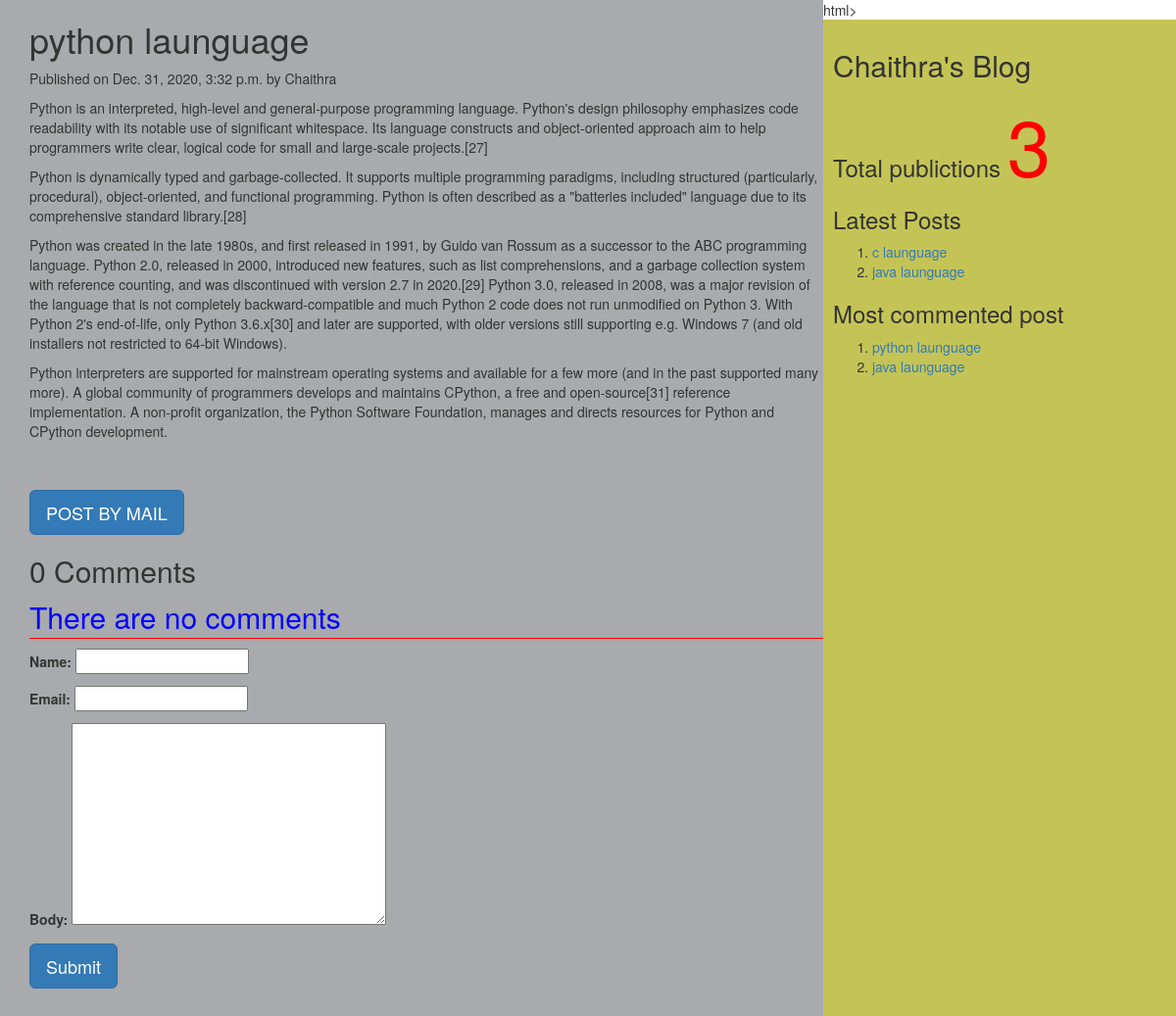
Page /2020/12/31/python-launguage on the committed database.
### myApp/models.py (models this page shows, shortened)
class Post(models.Model):
    tags=TaggableManager()
    STATUS_CHOICE=(('draft','Draft'),('published','Published'))
    title=models.CharField(max_length=200)
    slug=models.SlugField(max_length=269,unique_for_date='publish')
    author=models.ForeignKey(User,related_name='blog_posts',on_delete=models.CASCADE)
    body=models.TextField()
    publish=models.DateTimeField(default=timezone.now)
    create=models.DateTimeField(auto_now_add=True)
    update=models.DateTimeField(auto_now=True)
    status=models.CharField(max_length=20,choices=STATUS_CHOICE,default='draft')
    objects=CustomManager()
    class Meta:
        ordering=('-publish',)
    def get_absolute_url(self):
        return reverse('post_detail',args=[self.publish.year,self.publish.strftime('%m'),self.publish.strftime('%d'),self.slug])

### myApp/views.py (the view, shortened to what this page needs)
# urls.py: url(r'(?P<year>\d{4})/(?P<month>\d{2})/(?P<day>\d{2})/(?P<post>[-\w]+)',views.post_detail_view,name='post_detail'),
def post_detail_view(request,year,month,day,post):
    post=get_object_or_404(Post,slug=post,publish__year=year,publish__month=month,publish__day=day)
    comments=post.comments.filter(active=True)
    csubmit=False
    form=CommentForm()
    d={'post':post,'form':form,'csubmit':csubmit,'comments':comments}
    return render(request,'myApp/post_detail.html',d)

### myApp/forms.py
class CommentForm(forms.ModelForm):
    class Meta:
        model=Comment
        fields=('name','email','body')

### myApp/models.py (called while the page is built)
    def get_queryset(self):
        return super().get_queryset().filter(status='published')

### myApp/templatetags/mytags.py (called while the page is built)
@register.simple_tag
def total_posts():
    return Post.objects.count()

@register.inclusion_tag('myApp/latest_post.html')
def show_latest_posts(count=3):
    latest_posts=Post.objects.order_by('-publish')[:count]
    return {'latest_posts':latest_posts}

@register.simple_tag
def get_most_commented_posts(count=2):
    return Post.objects.annotate(total_comments=Count('comments')).order_by('-total_comments')[:count]

### templates/myApp/post_detail.html (shortened to what this page needs)
<html>
    {%extends 'myApp/parent.html'%}
        {%block content_block%}
        <h1>{{post.title}}</h1>
        <p>Published on {{post.publish}} by {{post.author|title}}</p>
        {{post.body|linebreaks}} <br><br>
        <a href="/{{post.id}}/share" class='btn btn-lg btn-primary'>POST BY MAIL</a>
        {%with comments.count as comments_count%}
        <h2>{{comments_count}} Comment{{comments_count|pluralize}}</h2>
        {%endwith%}
        {%if comments%}
         {%for c in comments%}
         <p>Comment {{forloop.counter}} by {{c.name}}</p>
        <div>{{c.body|linebreaks}}</div>
        <hr>
        {%endfor%}
        {%else%}
         <p style="color:blue;font-size:30px;font-style:bold;border-bottom:1px red solid;">There are no comments</p>
        {%endif%}
         {%if csubmit%}
         <h2>Thank you..Your comment has been added successfully!!</h2>
         {%else%}
         <form  method="post">
           {{form.as_p}}
           <input type="submit" class='btn btn-lg btn-primary' value="Submit">
         </form>
         {%endif%}
        {%endblock%}

### templates/myApp/parent.html (shortened to what this page needs)
{%load mytags%}
    <head>
        <link rel="stylesheet" href="https://maxcdn.bootstrapcdn.com/bootstrap/3.3.7/css/bootstrap.min.css">
    </head>
    <body>
        <div class="content" style="width:70%;float:left;background-color:a8aaad;height:300%;padding:0 0 0 30px">
              {%block content_block%}
              {%endblock%}
        </div>
        <div class="sidebar" style="width:30%;float:right;background-color:#c4c456;height:300%;padding:10px">
            <h2>Chaithra's Blog</h2>
            <h3>Total publictions
              <span style="color:red;font-size:80px">
              {%total_posts%}</span>
              <h3>Latest Posts</h3>
              {% show_latest_posts 2 %}
              <h3>Most commented post</h3>
              {%get_most_commented_posts as m%}
              <ol>
                {%for post in m%}
                <li><a href="{{post.get_absolute_url}}">{{post.title}}</a></li>
                {%endfor%}
              </ol>
            </h3>
        </div>
    </body>
</html>

### templates/myApp/latest_post.html
<!DOCTYPE html>
<html lang="en" dir="ltr">
  <body>
    <ol>
    {%for post in latest_posts%}
    <li><a href="{{post.get_absolute_url}}">{{post.title}}</a></li>
    {%endfor%}
    </ol>
  </body>
</html>

### rows in the picture
Post: title "python launguage", publish "Dec. 31, 2020, 3:32 p.m.", author "Chaithra", body "Python is an interpreted, high-level and general-purpose programming language. Python's design philosophy emphasizes code readability with its notable use of significant whitespace. Its language constructs and object-oriented approach aim to help programmers write clear, logical code for small and large-scale projects.[27] Python is dynamically typed and garbage-collected. It supports multiple programming paradigms, including structured (particularly, procedural), object-oriented, and functional programming. Python is often described as a \"batteries included\" language due to its comprehensive standard library.[28] Python was created in the late 1980s, and first released in 1991, by Guido…"
Post: title "c launguage"
Post: title "java launguage"

### other values in the picture
{{ comments_count }} "0"
